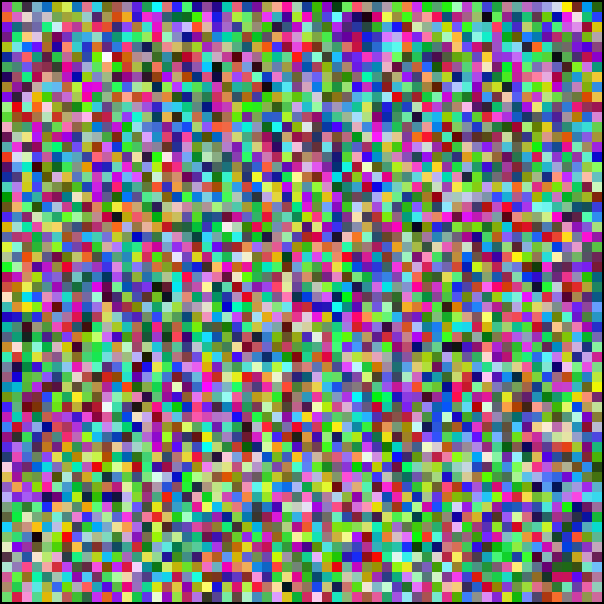
Frame 1 (no input)
Frame 60 (no input): identical to frame 1, image omitted
Frame 120 (the mouse pressed at the canvas centre since frame 60): identical to frame 1, image omitted

The p5.js sketch that drew this single still picture (run headless with seeded random() and noise() and a simulated clock; from frame 60 on, the mouse is pressed at the canvas centre):

// p5.js sketch
// ── sketch.js
var canvas;
var canvasSize = 600;

function centerCanvas() {
  var x = (windowWidth - width) / 2;
  var y = (windowHeight - height) / 2;
  canvas.position(x, y);
}

function setup() {
  canvas = createCanvas(canvasSize, canvasSize);
  centerCanvas();
  background(255, 255, 255);
  canvas.style('border', '2px solid black');
  canvas.style('box-shadow', '0px 3px 15px rgba(50, 50, 50, 0.5)');
  canvas.style('box-shadow', '0px 8px 35px rgba(50, 50, 50, 0.4)');
  for (let y = 0; y < canvasSize; y+=10) {
    for(let x = 0; x < canvasSize; x+=10) {
      let r = random(0, 255);
      let g = random(0, 255);
      let b = random(0, 255);
      noStroke();
      fill(r, g, b);
      square(x, y, 10);
    }
  }
}

function windowResized() {
  centerCanvas();
}

function draw() {

}
